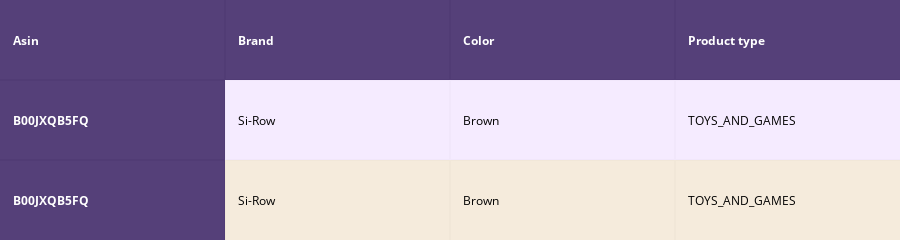
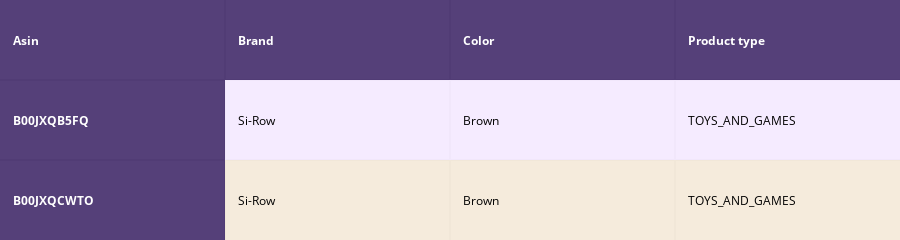
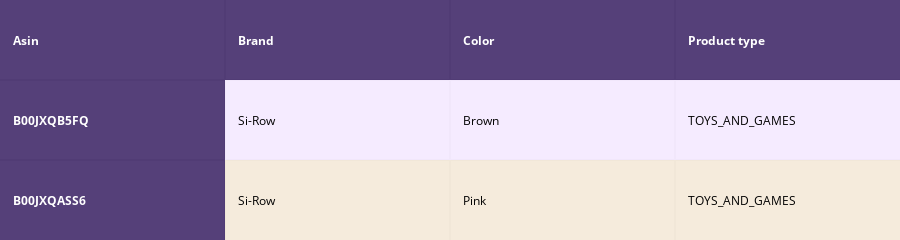
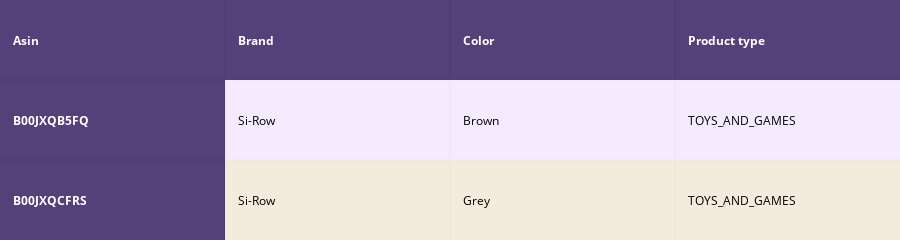

The notebook cell these images were saved under, in order:
### Markdown cell above
# Text, brand and  color features to recommend similar products

### Code cell
def idf_w2v_brand(doc_id, w1, w2, num_results):
    # doc_id: apparel's id in given corpus
    # w1: weight for  w2v features
    # w2: weight for brand and color features

    # pairwise_dist will store the distance from given input apparel to all remaining apparels
    # the metric we used here is cosine, the coside distance is mesured as K(X, Y) = <X, Y> / (||X||*||Y||)
    # http://scikit-learn.org/stable/modules/metrics.html#cosine-similarity
    idf_w2v_dist  = pairwise_distances(w2v_title_weight, w2v_title_weight[doc_id].reshape(1,-1))
    ex_feat_dist = pairwise_distances(extra_features, extra_features[doc_id])
    pairwise_dist   = (w1 * idf_w2v_dist +  w2 * ex_feat_dist)/float(w1 + w2)

    # np.argsort will return indices of 9 smallest distances
    indices = np.argsort(pairwise_dist.flatten())[0:num_results]
    #pdists will store the 9 smallest distances
    pdists  = np.sort(pairwise_dist.flatten())[0:num_results]

    #data frame indices of the 9 smallest distace's
    df_indices = list(data.index[indices])
    

    for i in range(0, len(indices)):
        heat_map_w2v_brand(data['title'].loc[df_indices[0]],data['title'].loc[df_indices[i]], data['medium_image_url'].loc[df_indices[i]], indices[0], indices[i],df_indices[0], df_indices[i], 'weighted')
        print('ASIN :',data['asin'].loc[df_indices[i]])
        print('Brand :',data['brand'].loc[df_indices[i]])
        print('euclidean distance from input :', pdists[i])
        print('='*125)

idf_w2v_brand(12566, 5, 5, 20)
# in the give heat map, each cell contains the euclidean distance between words i, j

### Figure 1 — Plotly figure (JSON) as saved in the notebook; plotly's stock layout.template omitted (floating-point values rounded to 4 significant figures)
{"data": [{"colorscale": [[0, "#1d004d"], [0.5, "#f2e5ff"], [1, "#f2e5d1"]], "hoverinfo": "none", "opacity": 0.75, "showscale": false, "type": "heatmap", "uid": "d0d04698-103a-4779-bbfa-3bb2c15d53e7", "z": [[0, 0, 0, 0], [0, 0.5, 0.5, 0.5], [0, 1, 1, 1]]}], "layout": {"annotations": [{"align": "left", "font": {"color": "#ffffff"}, "showarrow": false, "text": "<b>Asin</b>", "x": -0.45, "xanchor": "left", "xref": "x", "y": 0, "yref": "y"}, {"align": "left", "font": {"color": "#ffffff"}, "showarrow": false, "text": "<b>Brand</b>", "x": 0.55, "xanchor": "left", "xref": "x", "y": 0, "yref": "y"}, {"align": "left", "font": {"color": "#ffffff"}, "showarrow": false, "text": "<b>Color</b>", "x": 1.55, "xanchor": "left", "xref": "x", "y": 0, "yref": "y"}, {"align": "left", "font": {"color": "#ffffff"}, "showarrow": false, "text": "<b>Product type</b>", "x": 2.55, "xanchor": "left", "xref": "x", "y": 0, "yref": "y"}, {"align": "left", "font": {"color": "#ffffff"}, "showarrow": false, "text": "<b>B00JXQB5FQ</b>", "x": -0.45, "xanchor": "left", "xref": "x", "y": 1, "yref": "y"}, {"align": "left", "font": {"color": "#000000"}, "showarrow": false, "text": "Si-Row", "x": 0.55, "xanchor": "left", "xref": "x", "y": 1, "yref": "y"}, {"align": "left", "font": {"color": "#000000"}, "showarrow": false, "text": "Brown", "x": 1.55, "xanchor": "left", "xref": "x", "y": 1, "yref": "y"}, {"align": "left", "font": {"color": "#000000"}, "showarrow": false, "text": "TOYS_AND_GAMES", "x": 2.55, "xanchor": "left", "xref": "x", "y": 1, "yref": "y"}, {"align": "left", "font": {"color": "#ffffff"}, "showarrow": false, "text": "<b>B00JXQB5FQ</b>", "x": -0.45, "xanchor": "left", "xref": "x", "y": 2, "yref": "y"}, {"align": "left", "font": {"color": "#000000"}, "showarrow": false, "text": "Si-Row", "x": 0.55, "xanchor": "left", "xref": "x", "y": 2, "yref": "y"}, {"align": "left", "font": {"color": "#000000"}, "showarrow": false, "text": "Brown", "x": 1.55, "xanchor": "left", "xref": "x", "y": 2, "yref": "y"}, {"align": "left", "font": {"color": "#000000"}, "showarrow": false, "text": "TOYS_AND_GAMES", "x": 2.55, "xanchor": "left", "xref": "x", "y": 2, "yref": "y"}], "height": 140, "margin": {"b": 0, "l": 0, "r": 0, "t": 0}, "xaxis": {"dtick": 1, "gridwidth": 2, "showticklabels": false, "tick0": -0.5, "ticks": "", "zeroline": false}, "yaxis": {"autorange": "reversed", "dtick": 1, "gridwidth": 2, "showticklabels": false, "tick0": 0.5, "ticks": "", "zeroline": false}}}

### Figure 2 — Plotly figure (JSON) as saved in the notebook; plotly's stock layout.template omitted (floating-point values rounded to 4 significant figures)
{"data": [{"colorscale": [[0, "#1d004d"], [0.5, "#f2e5ff"], [1, "#f2e5d1"]], "hoverinfo": "none", "opacity": 0.75, "showscale": false, "type": "heatmap", "uid": "aa4c3d78-286c-4638-a39a-d7c232a91555", "z": [[0, 0, 0, 0], [0, 0.5, 0.5, 0.5], [0, 1, 1, 1]]}], "layout": {"annotations": [{"align": "left", "font": {"color": "#ffffff"}, "showarrow": false, "text": "<b>Asin</b>", "x": -0.45, "xanchor": "left", "xref": "x", "y": 0, "yref": "y"}, {"align": "left", "font": {"color": "#ffffff"}, "showarrow": false, "text": "<b>Brand</b>", "x": 0.55, "xanchor": "left", "xref": "x", "y": 0, "yref": "y"}, {"align": "left", "font": {"color": "#ffffff"}, "showarrow": false, "text": "<b>Color</b>", "x": 1.55, "xanchor": "left", "xref": "x", "y": 0, "yref": "y"}, {"align": "left", "font": {"color": "#ffffff"}, "showarrow": false, "text": "<b>Product type</b>", "x": 2.55, "xanchor": "left", "xref": "x", "y": 0, "yref": "y"}, {"align": "left", "font": {"color": "#ffffff"}, "showarrow": false, "text": "<b>B00JXQB5FQ</b>", "x": -0.45, "xanchor": "left", "xref": "x", "y": 1, "yref": "y"}, {"align": "left", "font": {"color": "#000000"}, "showarrow": false, "text": "Si-Row", "x": 0.55, "xanchor": "left", "xref": "x", "y": 1, "yref": "y"}, {"align": "left", "font": {"color": "#000000"}, "showarrow": false, "text": "Brown", "x": 1.55, "xanchor": "left", "xref": "x", "y": 1, "yref": "y"}, {"align": "left", "font": {"color": "#000000"}, "showarrow": false, "text": "TOYS_AND_GAMES", "x": 2.55, "xanchor": "left", "xref": "x", "y": 1, "yref": "y"}, {"align": "left", "font": {"color": "#ffffff"}, "showarrow": false, "text": "<b>B00JXQCWTO</b>", "x": -0.45, "xanchor": "left", "xref": "x", "y": 2, "yref": "y"}, {"align": "left", "font": {"color": "#000000"}, "showarrow": false, "text": "Si-Row", "x": 0.55, "xanchor": "left", "xref": "x", "y": 2, "yref": "y"}, {"align": "left", "font": {"color": "#000000"}, "showarrow": false, "text": "Brown", "x": 1.55, "xanchor": "left", "xref": "x", "y": 2, "yref": "y"}, {"align": "left", "font": {"color": "#000000"}, "showarrow": false, "text": "TOYS_AND_GAMES", "x": 2.55, "xanchor": "left", "xref": "x", "y": 2, "yref": "y"}], "height": 140, "margin": {"b": 0, "l": 0, "r": 0, "t": 0}, "xaxis": {"dtick": 1, "gridwidth": 2, "showticklabels": false, "tick0": -0.5, "ticks": "", "zeroline": false}, "yaxis": {"autorange": "reversed", "dtick": 1, "gridwidth": 2, "showticklabels": false, "tick0": 0.5, "ticks": "", "zeroline": false}}}

### Figure 3 — Plotly figure (JSON) as saved in the notebook; plotly's stock layout.template omitted (floating-point values rounded to 4 significant figures)
{"data": [{"colorscale": [[0, "#1d004d"], [0.5, "#f2e5ff"], [1, "#f2e5d1"]], "hoverinfo": "none", "opacity": 0.75, "showscale": false, "type": "heatmap", "uid": "f7ba01fe-fd39-4877-b807-fc1bebd83426", "z": [[0, 0, 0, 0], [0, 0.5, 0.5, 0.5], [0, 1, 1, 1]]}], "layout": {"annotations": [{"align": "left", "font": {"color": "#ffffff"}, "showarrow": false, "text": "<b>Asin</b>", "x": -0.45, "xanchor": "left", "xref": "x", "y": 0, "yref": "y"}, {"align": "left", "font": {"color": "#ffffff"}, "showarrow": false, "text": "<b>Brand</b>", "x": 0.55, "xanchor": "left", "xref": "x", "y": 0, "yref": "y"}, {"align": "left", "font": {"color": "#ffffff"}, "showarrow": false, "text": "<b>Color</b>", "x": 1.55, "xanchor": "left", "xref": "x", "y": 0, "yref": "y"}, {"align": "left", "font": {"color": "#ffffff"}, "showarrow": false, "text": "<b>Product type</b>", "x": 2.55, "xanchor": "left", "xref": "x", "y": 0, "yref": "y"}, {"align": "left", "font": {"color": "#ffffff"}, "showarrow": false, "text": "<b>B00JXQB5FQ</b>", "x": -0.45, "xanchor": "left", "xref": "x", "y": 1, "yref": "y"}, {"align": "left", "font": {"color": "#000000"}, "showarrow": false, "text": "Si-Row", "x": 0.55, "xanchor": "left", "xref": "x", "y": 1, "yref": "y"}, {"align": "left", "font": {"color": "#000000"}, "showarrow": false, "text": "Brown", "x": 1.55, "xanchor": "left", "xref": "x", "y": 1, "yref": "y"}, {"align": "left", "font": {"color": "#000000"}, "showarrow": false, "text": "TOYS_AND_GAMES", "x": 2.55, "xanchor": "left", "xref": "x", "y": 1, "yref": "y"}, {"align": "left", "font": {"color": "#ffffff"}, "showarrow": false, "text": "<b>B00JXQASS6</b>", "x": -0.45, "xanchor": "left", "xref": "x", "y": 2, "yref": "y"}, {"align": "left", "font": {"color": "#000000"}, "showarrow": false, "text": "Si-Row", "x": 0.55, "xanchor": "left", "xref": "x", "y": 2, "yref": "y"}, {"align": "left", "font": {"color": "#000000"}, "showarrow": false, "text": "Pink", "x": 1.55, "xanchor": "left", "xref": "x", "y": 2, "yref": "y"}, {"align": "left", "font": {"color": "#000000"}, "showarrow": false, "text": "TOYS_AND_GAMES", "x": 2.55, "xanchor": "left", "xref": "x", "y": 2, "yref": "y"}], "height": 140, "margin": {"b": 0, "l": 0, "r": 0, "t": 0}, "xaxis": {"dtick": 1, "gridwidth": 2, "showticklabels": false, "tick0": -0.5, "ticks": "", "zeroline": false}, "yaxis": {"autorange": "reversed", "dtick": 1, "gridwidth": 2, "showticklabels": false, "tick0": 0.5, "ticks": "", "zeroline": false}}}

### Figure 4 — Plotly figure (JSON) as saved in the notebook; plotly's stock layout.template omitted (floating-point values rounded to 4 significant figures)
{"data": [{"colorscale": [[0, "#1d004d"], [0.5, "#f2e5ff"], [1, "#f2e5d1"]], "hoverinfo": "none", "opacity": 0.75, "showscale": false, "type": "heatmap", "uid": "b1e0ce0a-c9f9-47d1-a8e4-86aceb3ef4a8", "z": [[0, 0, 0, 0], [0, 0.5, 0.5, 0.5], [0, 1, 1, 1]]}], "layout": {"annotations": [{"align": "left", "font": {"color": "#ffffff"}, "showarrow": false, "text": "<b>Asin</b>", "x": -0.45, "xanchor": "left", "xref": "x", "y": 0, "yref": "y"}, {"align": "left", "font": {"color": "#ffffff"}, "showarrow": false, "text": "<b>Brand</b>", "x": 0.55, "xanchor": "left", "xref": "x", "y": 0, "yref": "y"}, {"align": "left", "font": {"color": "#ffffff"}, "showarrow": false, "text": "<b>Color</b>", "x": 1.55, "xanchor": "left", "xref": "x", "y": 0, "yref": "y"}, {"align": "left", "font": {"color": "#ffffff"}, "showarrow": false, "text": "<b>Product type</b>", "x": 2.55, "xanchor": "left", "xref": "x", "y": 0, "yref": "y"}, {"align": "left", "font": {"color": "#ffffff"}, "showarrow": false, "text": "<b>B00JXQB5FQ</b>", "x": -0.45, "xanchor": "left", "xref": "x", "y": 1, "yref": "y"}, {"align": "left", "font": {"color": "#000000"}, "showarrow": false, "text": "Si-Row", "x": 0.55, "xanchor": "left", "xref": "x", "y": 1, "yref": "y"}, {"align": "left", "font": {"color": "#000000"}, "showarrow": false, "text": "Brown", "x": 1.55, "xanchor": "left", "xref": "x", "y": 1, "yref": "y"}, {"align": "left", "font": {"color": "#000000"}, "showarrow": false, "text": "TOYS_AND_GAMES", "x": 2.55, "xanchor": "left", "xref": "x", "y": 1, "yref": "y"}, {"align": "left", "font": {"color": "#ffffff"}, "showarrow": false, "text": "<b>B00JXQCFRS</b>", "x": -0.45, "xanchor": "left", "xref": "x", "y": 2, "yref": "y"}, {"align": "left", "font": {"color": "#000000"}, "showarrow": false, "text": "Si-Row", "x": 0.55, "xanchor": "left", "xref": "x", "y": 2, "yref": "y"}, {"align": "left", "font": {"color": "#000000"}, "showarrow": false, "text": "Grey", "x": 1.55, "xanchor": "left", "xref": "x", "y": 2, "yref": "y"}, {"align": "left", "font": {"color": "#000000"}, "showarrow": false, "text": "TOYS_AND_GAMES", "x": 2.55, "xanchor": "left", "xref": "x", "y": 2, "yref": "y"}], "height": 140, "margin": {"b": 0, "l": 0, "r": 0, "t": 0}, "xaxis": {"dtick": 1, "gridwidth": 2, "showticklabels": false, "tick0": -0.5, "ticks": "", "zeroline": false}, "yaxis": {"autorange": "reversed", "dtick": 1, "gridwidth": 2, "showticklabels": false, "tick0": 0.5, "ticks": "", "zeroline": false}}}
